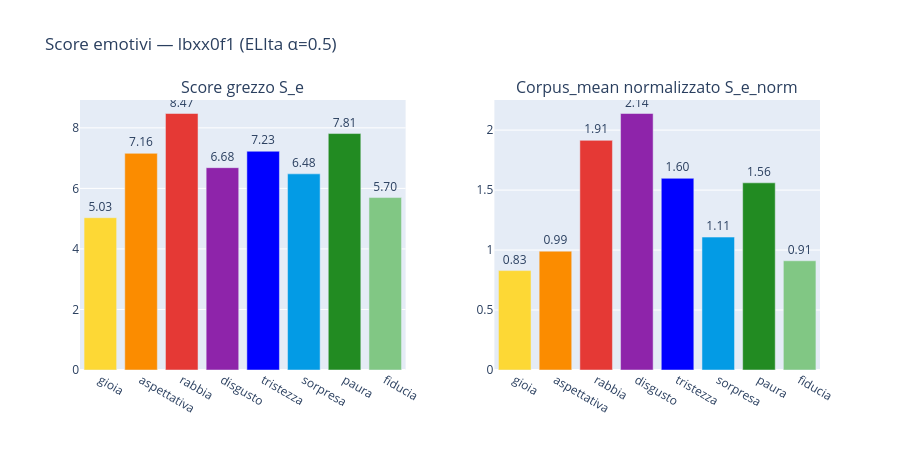

Notebook code cell kept with this figure:
### Markdown cell above
## Confronto: score grezzo vs corpus_mean normalizzato

### Code cell
if not lemmi_usati:
    print('Nessun lemma utile trovato.')
else:
    plot_raw_vs_norm_bars(totals.to_dict(), sc_norm, CID).show()

    print(f'Lemmi usati ({len(lemmi_usati)}): {lemmi_usati}')
    print(f'Emozione dominante raw          : {dom_raw.upper()}  (score: {totals[dom_raw]:.3f})')
    print(f'Emozione dominante corpus_mean  : {dom_norm.upper()}  (score: {sc_norm[dom_norm]:.3f})')

### Figure 1 — Plotly figure (JSON) as saved in the notebook; plotly's stock layout.template omitted (floating-point values rounded to 4 significant figures)
{"data": [{"marker": {"color": ["#FDD835", "#FB8C00", "#E53935", "#8E24AA", "#0000FF", "#039BE5", "#228B22", "#81C784"]}, "name": "Raw", "text": ["5.03", "7.16", "8.47", "6.68", "7.23", "6.48", "7.81", "5.70"], "textposition": "outside", "x": ["gioia", "aspettativa", "rabbia", "disgusto", "tristezza", "sorpresa", "paura", "fiducia"], "y": [5.031, 7.158, 8.474, 6.684, 7.227, 6.479, 7.811, 5.697], "type": "bar", "xaxis": "x", "yaxis": "y"}, {"marker": {"color": ["#FDD835", "#FB8C00", "#E53935", "#8E24AA", "#0000FF", "#039BE5", "#228B22", "#81C784"]}, "name": "Normalizzato", "text": ["0.83", "0.99", "1.91", "2.14", "1.60", "1.11", "1.56", "0.91"], "textposition": "outside", "x": ["gioia", "aspettativa", "rabbia", "disgusto", "tristezza", "sorpresa", "paura", "fiducia"], "y": [0.8289, 0.9906, 1.915, 2.138, 1.598, 1.108, 1.56, 0.9107], "type": "bar", "xaxis": "x2", "yaxis": "y2"}], "layout": {"xaxis": {"anchor": "y", "domain": [0.0, 0.44]}, "yaxis": {"anchor": "x", "domain": [0.0, 1.0]}, "xaxis2": {"anchor": "y2", "domain": [0.56, 1.0]}, "yaxis2": {"anchor": "x2", "domain": [0.0, 1.0]}, "annotations": [{"font": {"size": 16}, "showarrow": false, "text": "Score grezzo S_e", "x": 0.22, "xanchor": "center", "xref": "paper", "y": 1.0, "yanchor": "bottom", "yref": "paper"}, {"font": {"size": 16}, "showarrow": false, "text": "Corpus_mean normalizzato S_e_norm", "x": 0.78, "xanchor": "center", "xref": "paper", "y": 1.0, "yanchor": "bottom", "yref": "paper"}], "title": {"text": "Score emotivi — lbxx0f1 (ELIta α=0.5)"}, "showlegend": false, "height": 450}}
